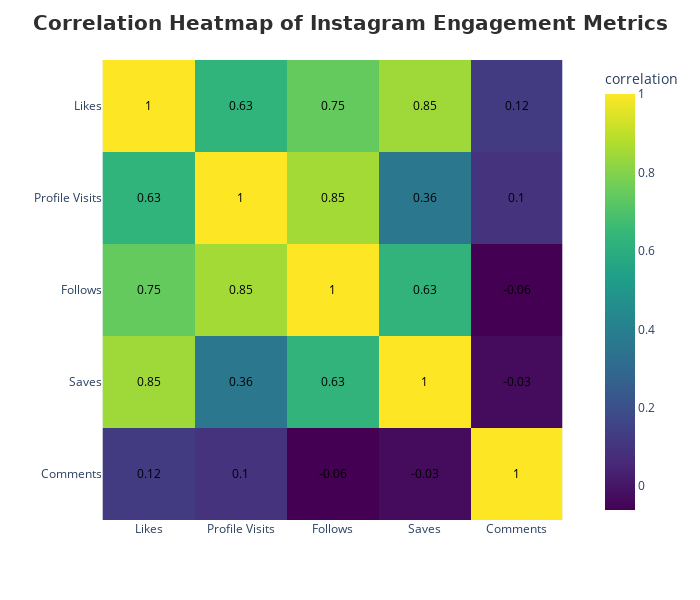

The notebook cell saved with this chart:
### Markdown cell above
11- what is the corelation between profile visits , follows , likes, comments , saves

### Code cell
correlation = profile[['Likes', 'Profile Visits', 'Follows', 'Saves', 'Comments']].corr()
fig = px.imshow(correlation,color_continuous_scale='Viridis')
fig.update_coloraxes(colorbar_title = 'correlation')
fig.update_traces(text=correlation.round(2).values,texttemplate="%{text}",textfont=dict(color="black"))
fig.update_layout(width=700,height=600,title="Correlation Heatmap of Instagram Engagement Metrics",title_x=0.5 ,title_font = {'size': 20,'weight': 'bold','family': 'DejaVu Sans','color': '#2E2E2E' })
fig.show()

### Figure 1 — Plotly figure (JSON) as saved in the notebook; plotly's stock layout.template omitted (floating-point values rounded to 4 significant figures)
{"data": [{"coloraxis": "coloraxis", "hovertemplate": "x: %{x}<br>y: %{y}<br>color: %{z}<extra></extra>", "name": "0", "text": [[1.0, 0.63, 0.75, 0.85, 0.12], [0.63, 1.0, 0.85, 0.36, 0.1], [0.75, 0.85, 1.0, 0.63, -0.06], [0.85, 0.36, 0.63, 1.0, -0.03], [0.12, 0.1, -0.06, -0.03, 1.0]], "textfont": {"color": "black"}, "texttemplate": "%{text}", "type": "heatmap", "x": ["Likes", "Profile Visits", "Follows", "Saves", "Comments"], "xaxis": "x", "y": ["Likes", "Profile Visits", "Follows", "Saves", "Comments"], "yaxis": "y", "z": [[1.0, 0.6261, 0.7463, 0.8456, 0.1236], [0.6261, 1.0, 0.8532, 0.3606, 0.09671], [0.7463, 0.8532, 1.0, 0.6285, -0.06063], [0.8456, 0.3606, 0.6285, 1.0, -0.02691], [0.1236, 0.09671, -0.06063, -0.02691, 1.0]]}], "layout": {"coloraxis": {"colorbar": {"title": {"text": "correlation"}}, "colorscale": [[0, "#440154"], [0.1111, "#482878"], [0.2222, "#3e4989"], [0.3333, "#31688e"], [0.4444, "#26828e"], [0.5556, "#1f9e89"], [0.6667, "#35b779"], [0.7778, "#6ece58"], [0.8889, "#b5de2b"], [1, "#fde725"]]}, "height": 600, "margin": {"t": 60}, "title": {"font": {"color": "#2E2E2E", "family": "DejaVu Sans", "size": 20, "weight": "bold"}, "text": "Correlation Heatmap of Instagram Engagement Metrics", "x": 0.5}, "width": 700, "xaxis": {"anchor": "y", "constrain": "domain", "domain": [0, 1], "scaleanchor": "y"}, "yaxis": {"anchor": "x", "autorange": "reversed", "constrain": "domain", "domain": [0, 1]}}}
